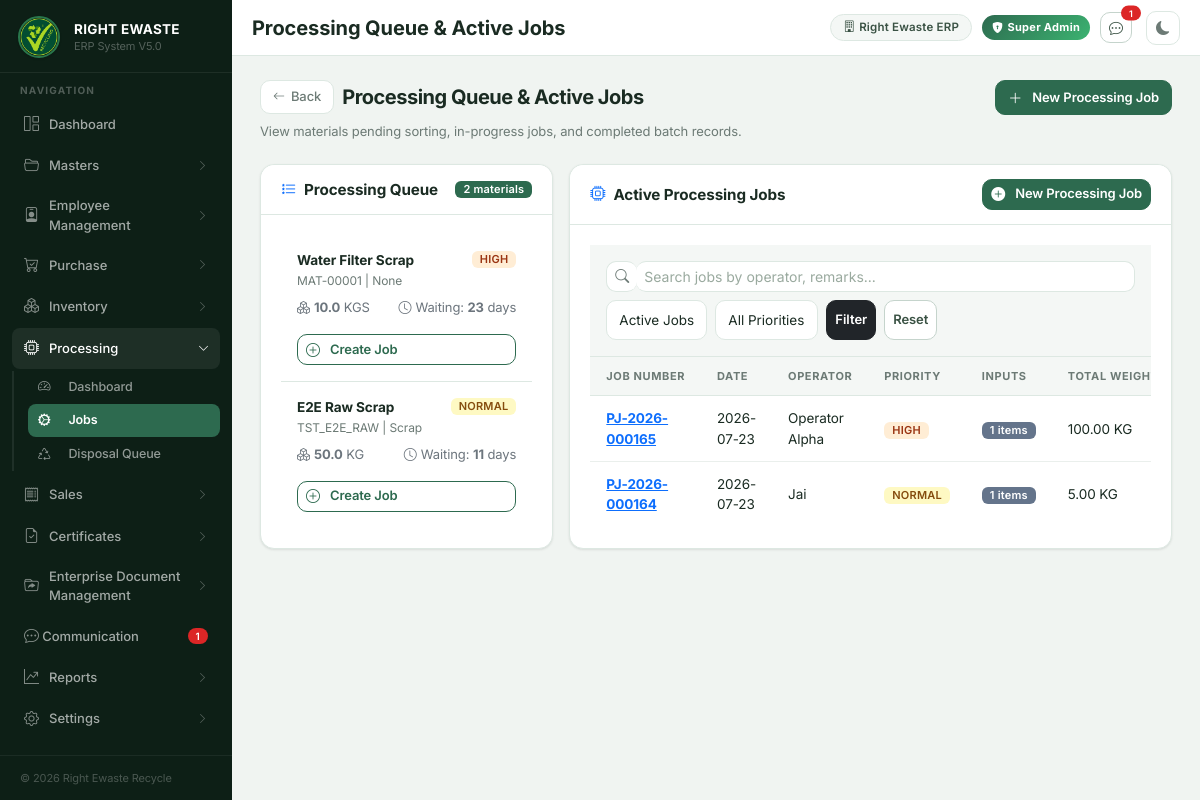
/processing/jobs, run on the app's committed database.
### tables this page shows
CREATE TABLE inventory_balance (
    id INTEGER PRIMARY KEY AUTOINCREMENT,
    material_id INTEGER NOT NULL,
    warehouse_id INTEGER NOT NULL DEFAULT 1,
    inventory_state TEXT NOT NULL DEFAULT 'RAW'
        CHECK(inventory_state IN ('RAW', 'PROCESSING', 'RECOVERED', 'FINISHED', 'RESERVED', 'REJECTED', 'DISPOSED')),
    current_quantity REAL NOT NULL DEFAULT 0,
    current_weight REAL NOT NULL DEFAULT 0,
    last_updated DATETIME DEFAULT CURRENT_TIMESTAMP,
    UNIQUE(material_id, warehouse_id, inventory_state),
    FOREIGN KEY (material_id) REFERENCES material(id),
    FOREIGN KEY (warehouse_id) REFERENCES warehouse(id)
);

CREATE TABLE material (

    id INTEGER PRIMARY KEY AUTOINCREMENT,

    material_code TEXT NOT NULL UNIQUE,

    material_name TEXT NOT NULL,

    hsn_code TEXT NOT NULL,

    uom TEXT NOT NULL,

    gst_percentage REAL NOT NULL,

    description TEXT,

    is_active INTEGER NOT NULL DEFAULT 1,

    created_at DATETIME DEFAULT CURRENT_TIMESTAMP,

    updated_at DATETIME DEFAULT CURRENT_TIMESTAMP

, category TEXT, tracking_type TEXT NOT NULL DEFAULT 'BOTH');

CREATE TABLE processing_job (
    id INTEGER PRIMARY KEY AUTOINCREMENT,
    processing_number TEXT NOT NULL UNIQUE,
    processing_date TEXT NOT NULL,
    status TEXT NOT NULL DEFAULT 'DRAFT' CHECK(status IN ('DRAFT', 'READY', 'IN_PROGRESS', 'COMPLETED', 'CANCELLED', 'ARCHIVED')),
    priority TEXT NOT NULL DEFAULT 'NORMAL' CHECK(priority IN ('LOW', 'NORMAL', 'HIGH', 'URGENT')),
    operator_id TEXT NOT NULL,
    remarks TEXT,
    created_at DATETIME DEFAULT CURRENT_TIMESTAMP,
    updated_at DATETIME DEFAULT CURRENT_TIMESTAMP
);

### backend/routes/material_processing.py (the view)
@material_processing_bp.route("/processing/jobs")
def jobs():
    search_query = request.args.get("q", "").strip()
    status = request.args.get("status", "all").strip()
    priority = request.args.get("priority", "all").strip()
    filters = {"status": status, "priority": priority}
    if status == "all":
        filters["status"] = "active"
    all_jobs = processing_repository.search_processing_jobs(search_query, filters)
    queue = processing_repository.get_processing_queue()
    return render_template(
        "processing/processing_jobs.html",
        jobs=all_jobs,
        queue=queue,
        q=search_query,
        status=status,
        priority=priority
    )

### backend/app.py (called while the page is built)
@app.context_processor
def utility_processor():
    def modify_query(**new_values):
        args = request.args.to_dict()
        for key, value in new_values.items():
            args[key] = str(value)
        return urlencode(args)
    from routes.communication import get_global_unread_count
    return dict(modify_query=modify_query, unread_chat_count=get_global_unread_count)

### backend/database.py (called while the page is built)
def get_connection():
    conn = sqlite3.connect(DATABASE)
    conn.row_factory = sqlite3.Row
    conn.execute("PRAGMA foreign_keys = ON")
    return conn

### backend/routes/communication.py (called while the page is built)
def get_current_user_id():
    if "user" in session and isinstance(session["user"], dict):
        return session["user"].get("user_id", 1)
    return 1

def get_global_unread_count():
    user_id = get_current_user_id()
    conn = get_connection()
    try:
        cursor = conn.cursor()
        cursor.execute("""
            SELECT COUNT(*) FROM messages m
            JOIN conversation_participants cp ON m.conversation_id = cp.conversation_id
            WHERE cp.user_id = ? AND m.sender_id != ?
              AND cp.status = 'ACTIVE'
              AND m.id > COALESCE(cp.last_read_message_id, 0)
        """, (user_id, user_id))
        return cursor.fetchone()[0]
    except Exception:
        return 0
    finally:
        conn.close()

### backend/security.py (called while the page is built)
def get_csrf_token():
    token = session.get(_CSRF_SESSION_KEY)
    if token is None:
        token = secrets.token_urlsafe(32)
        session[_CSRF_SESSION_KEY] = token
    return token

### backend/templates/processing/processing_jobs.html (shortened to what this page needs)
{% extends "shared/base.html" %}
{% block page_title %}Processing Queue & Active Jobs{% endblock %}
{% block styles %}
<link rel="stylesheet" href="{{ url_for('static', filename='css/processing.css') }}">
{% endblock %}
{% from "shared/_page_header.html" import page_header %}
{% block content %}
{{ page_header(
    title="Processing Queue & Active Jobs",
    subtitle="View materials pending sorting, in-progress jobs, and completed batch records.",
    back_url="/processing/dashboard",
    actions=[
        {'label': 'New Processing Job', 'url': '/processing/create', 'icon': 'bi-plus-lg', 'class': 'btn-primary'}
    ]
) }}
  <div class="row g-3 mb-4">
    <div class="col-12 col-lg-4">
      <div class="card shadow-sm border-0 h-100">
        <div class="card-header bg-white border-0 py-3 d-flex align-items-center">
          <h5 class="m-0 fw-bold"><i class="bi bi-list-stars text-primary me-2"></i>Processing Queue</h5>
          <span class="badge bg-primary ms-auto">{{ queue|length }} materials</span>
        </div>
        <div class="card-body p-0" style="max-height: 600px; overflow-y: auto;">
          {% if queue %}
          <div class="list-group list-group-flush">
            {% for item in queue %}
            <div class="list-group-item queue-item priority-{{ item.priority }} p-3">
              <div class="d-flex justify-content-between align-items-start mb-2">
                <div>
                  <h6 class="fw-bold m-0 text-dark">{{ item.name }}</h6>
                  <small class="text-muted">{{ item.code }} | {{ item.category }}</small>
                </div>
                <span class="badge badge-{{ item.priority.lower() }}">{{ item.priority }}</span>
              </div>
              <div class="d-flex justify-content-between align-items-center text-secondary mb-3" style="font-size: 13px;">
                <span>
                  <i class="bi bi-boxes me-1"></i><strong>{{ item.qty }}</strong> {{ item.unit }}
                </span>
                <span>
                  <i class="bi bi-clock me-1"></i>Waiting: <strong>{{ item.waiting_days }}</strong> days
                </span>
              </div>
              <div class="d-grid">
                <a href="{{ url_for('material_processing.create_job') }}?pre_material_id={{ item.id }}" class="btn btn-outline-primary btn-sm">
                  <i class="bi bi-plus-circle me-1"></i>Create Job
                </a>
              </div>
            </div>
            {% endfor %}
          </div>
          {% else %}
          <div class="empty-state py-5 text-center text-muted">
            <div class="empty-icon fs-1 mb-2"><i class="bi bi-check2-circle"></i></div>
            <p>No materials waiting in the queue.</p>
          </div>
          {% endif %}
        </div>
      </div>
    </div>
    <div class="col-12 col-lg-8">
      <div class="card shadow-sm border-0 h-100">
        <div class="card-header bg-white border-0 py-3 d-flex justify-content-between align-items-center">
          <h5 class="m-0 fw-bold"><i class="bi bi-cpu text-primary me-2"></i>Active Processing Jobs</h5>
          <a href="{{ url_for('material_processing.create_job') }}" class="btn btn-primary btn-sm">
            <i class="bi bi-plus-circle-fill me-1"></i>New Processing Job
          </a>
        </div>
        <div class="card-body p-0">
          <div class="bg-light p-3 border-bottom d-flex flex-wrap gap-2">
            <form method="GET" action="{{ url_for('material_processing.jobs') }}" class="d-flex flex-wrap gap-2 w-100">
              <div class="input-group input-group-sm flex-grow-1" style="min-width: 200px;">
                <span class="input-group-text bg-white"><i class="bi bi-search"></i></span>
                <input type="text" name="q" class="form-control" placeholder="Search jobs by operator, remarks..." value="{{ q or '' }}">
              </div>
              <select name="status" class="form-select form-select-sm" style="width: auto;" onchange="this.form.submit()">
                <option value="all" {% if status == 'all' or status == 'active' %}selected{% endif %}>Active Jobs</option>
              </select>
              <select name="priority" class="form-select form-select-sm" style="width: auto;" onchange="this.form.submit()">
                <option value="all" {% if priority == 'all' %}selected{% endif %}>All Priorities</option>
              </select>
              <button type="submit" class="btn btn-dark btn-sm">Filter</button>
              <a href="{{ url_for('material_processing.jobs') }}" class="btn btn-outline-secondary btn-sm">Reset</a>
            </form>
          </div>
          {% if jobs %}
          <div class="table-responsive">
            <table class="table table-hover align-middle mb-0">
              <thead class="table-light">
                <tr>
                  <th>Job Number</th>
                  <th>Date</th>
                  <th>Operator</th>
                  <th>Priority</th>
                  <th>Inputs</th>
                  <th>Total Weight</th>
                </tr>
              </thead>
              <tbody>
                {% for job in jobs %}
                <tr>
                  <td>
                    <a href="{{ url_for('material_processing.job_details', job_id=job.id) }}" class="fw-bold text-primary">
                      {{ job.processing_number }}
                    </a>
                  </td>
                  <td>{{ job.processing_date }}</td>
                  <td>{{ job.operator_id }}</td>
                  <td>
                    <span class="badge badge-{{ job.priority.lower() }}">{{ job.priority }}</span>
                  </td>
                  <td><span class="badge bg-secondary">{{ job.input_count }} items</span></td>
                  <td>{{ "%.2f"|format(job.input_weight) }} KG</td>
                </tr>
                {% endfor %}
              </tbody>
            </table>
          </div>
          {% else %}
          <div class="empty-state py-5 text-center text-muted">
            <div class="empty-icon fs-1 mb-2"><i class="bi bi-inbox"></i></div>
            <p>No active processing jobs matching filters.</p>
          </div>
          {% endif %}
        </div>
      </div>
    </div>
  </div>
</div>
{% endblock %}

### backend/static/css/processing.css (style rules this page uses)
:root { --processing-bg: #f8fafc; --processing-card-shadow: 0 4px 20px -2px rgba(15, 23, 42, 0.08), 0 2px 8px -1px rgba(15, 23, 42, 0.04); --priority-urgent-bg: #fee2e2; --priority-urgent-color: #991b1b; --priority-high-bg: #ffedd5; --priority-high-color: #9a3412; --priority-normal-bg: #fef9c3; --priority-normal-color: #854d0e; --priority-low-bg: #f0fdf4; --priority-low-color: #166534; }
.badge-high { background-color: var(--priority-high-bg); color: var(--priority-high-color); }
.badge-normal { background-color: var(--priority-normal-bg); color: var(--priority-normal-color); }
.queue-item { border-left: 4px solid #cbd5e1; transition: all 0.2s ease; }
.queue-item.priority-HIGH { border-left-color: #f97316; }
.queue-item.priority-NORMAL { border-left-color: #eab308; }

### data on the page
inventory_balance: name "Water Filter Scrap", code "MAT-00001", category "None", priority "HIGH", qty "10.0", unit "KGS", waiting_days "23"
inventory_balance: name "E2E Raw Scrap", code "TST_E2E_RAW", category "Scrap", priority "NORMAL", qty "50.0", unit "KG", waiting_days "11"
processing_job: processing_number "PJ-2026-000165", processing_date "2026-07-23", operator_id "Operator Alpha", priority "HIGH", input_count "1", input_weight "100.00"
processing_job: processing_number "PJ-2026-000164", processing_date "2026-07-23", operator_id "Jai", priority "NORMAL", input_count "1", input_weight "5.00"

### other printed values
{{ u_count if u_count <= 99 else '99+' }} "1"
{{ title }} "Processing Queue & Active Jobs"
{{ subtitle }} "View materials pending sorting, in-progress jobs, and completed batch records."
{{ action.label }} "New Processing Job"
{{ queue|length }} "2"
